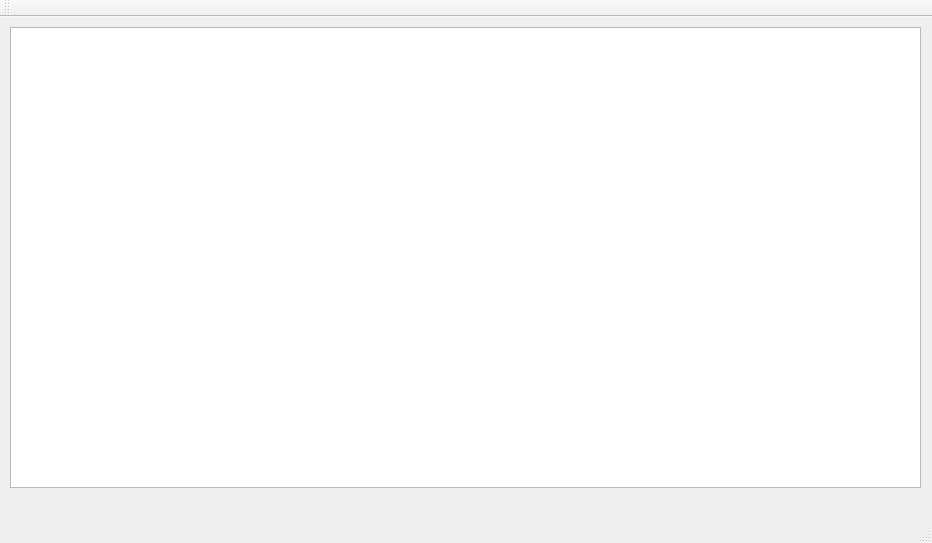
<?xml version="1.0" encoding="UTF-8"?>
<ui version="4.0">
 <class>MainWindow</class>
 <widget class="QMainWindow" name="MainWindow">
  <property name="geometry">
   <rect>
    <x>0</x>
    <y>0</y>
    <width>932</width>
    <height>543</height>
   </rect>
  </property>
  <property name="windowTitle">
   <string>MainWindow</string>
  </property>
  <widget class="QWidget" name="centralWidget">
   <widget class="QGraphicsView" name="FormulaView">
    <property name="geometry">
     <rect>
      <x>10</x>
      <y>10</y>
      <width>911</width>
      <height>461</height>
     </rect>
    </property>
   </widget>
  </widget>
  <widget class="QMenuBar" name="menuBar">
   <property name="geometry">
    <rect>
     <x>0</x>
     <y>0</y>
     <width>932</width>
     <height>25</height>
    </rect>
   </property>
  </widget>
  <widget class="QToolBar" name="mainToolBar">
   <attribute name="toolBarArea">
    <enum>TopToolBarArea</enum>
   </attribute>
   <attribute name="toolBarBreak">
    <bool>false</bool>
   </attribute>
  </widget>
  <widget class="QStatusBar" name="statusBar"/>
 </widget>
 <layoutdefault spacing="6" margin="11"/>
 <resources/>
 <connections/>
</ui>
